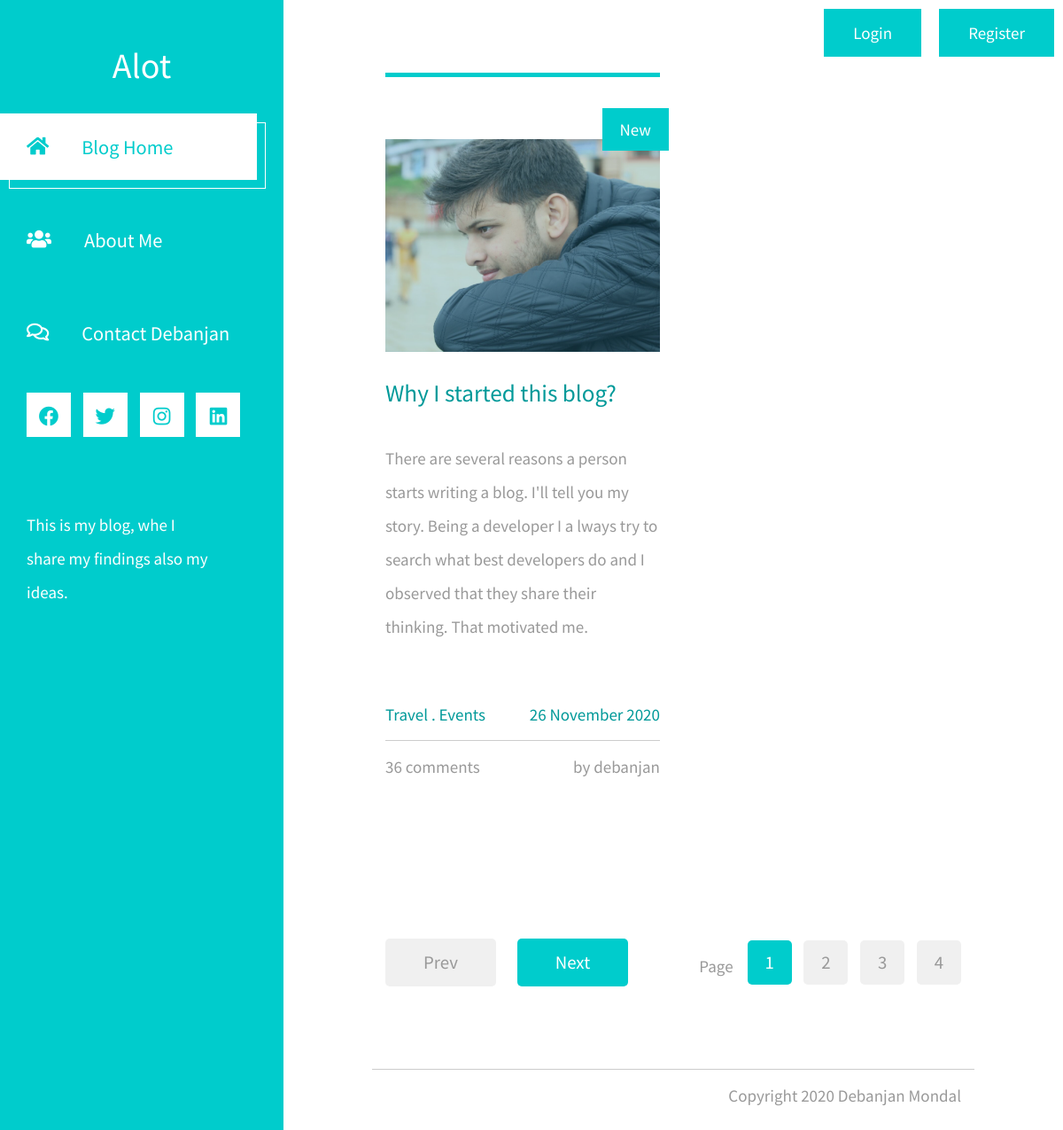
The page / on the database its author committed.
### tables this page shows
CREATE TABLE post (
  id INTEGER PRIMARY KEY AUTOINCREMENT,
  author_id INTEGER NOT NULL,
  created TIMESTAMP NOT NULL DEFAULT CURRENT_TIMESTAMP,
  title TEXT NOT NULL,
  description TEXT NOT NULL,
  body TEXT NOT NULL,
  yturl TEXT,
  FOREIGN KEY (author_id) REFERENCES user (id)
);

CREATE TABLE user (
  id INTEGER PRIMARY KEY AUTOINCREMENT,
  username TEXT UNIQUE NOT NULL,
  password TEXT NOT NULL
);

### alot/blog.py (the view)
@bp.route('/')
def index():
    db = get_db()
    posts = db.execute(
        'SELECT p.id, title,description, body, created, author_id, username'
        ' FROM post p JOIN user u ON p.author_id = u.id'
        ' ORDER BY created DESC'
    ).fetchall()
    return render_template('blog/index.html', posts=posts)

### alot/auth.py (called while the page is built)
@bp.before_app_request
def load_logged_in_user():
    user_id = session.get('user_id')
    if user_id is None:
        g.user = None
    else:
        g.user = get_db().execute(
            'SELECT * FROM user WHERE id = ?', (user_id,)
        ).fetchone()

### alot/db.py (called while the page is built)
def get_db():
    if 'db' not in g:
        g.db = sqlite3.connect(
            current_app.config['DATABASE'],
            detect_types=sqlite3.PARSE_DECLTYPES
        )
        g.db.row_factory = sqlite3.Row
    return g.db

### alot/templates/blog/index.html (shortened to what this page needs)
{% extends 'blog/base_blog.html' %}
{% block content %}
<div class="container-fluid">
    <main class="tm-main">
        <div class="row tm-row">
            {% for post in posts %}
            <article class="col-12 col-md-6 tm-post">
                <hr class="tm-hr-primary">
                <a href="/{{post.id}}/viewpost" class="effect-lily tm-post-link tm-pt-60">
                    <div class="tm-post-link-inner">
                        <img src="/static/uploads/{{post.id}}.jpg" alt="Image" class="img-fluid">
                    </div>
                    <span class="position-absolute tm-new-badge">New</span>
                    <h2 class="tm-pt-30 tm-color-primary tm-post-title">{{ post['title'] }}</h2>
                </a>
                <p class="tm-pt-30">
                    {{ post['description'] }}
                </p>
                <div class="d-flex justify-content-between tm-pt-45">
                    <span class="tm-color-primary">Travel . Events</span>
                    <span class="tm-color-primary">{{ post['created'].strftime('%d %B %Y') }}</span>
                </div>
                <hr>
                <div class="d-flex justify-content-between">
                    <span>36 comments</span>
                    <span>by {{ post['username'] }}</span>
                </div>
            </article>
            {% endfor %}
        </div>
        <div class="row tm-row tm-mt-100 tm-mb-75">
            <div class="tm-prev-next-wrapper">
                <a href="#" class="mb-2 tm-btn tm-btn-primary tm-prev-next disabled tm-mr-20">Prev</a>
                <a href="#" class="mb-2 tm-btn tm-btn-primary tm-prev-next">Next</a>
            </div>
            <div class="tm-paging-wrapper">
                <span class="d-inline-block mr-3">Page</span>
                <nav class="tm-paging-nav d-inline-block">
                    <ul>
                        <li class="tm-paging-item active">
                            <a href="#" class="mb-2 tm-btn tm-paging-link">1</a>
                        </li>
                        <li class="tm-paging-item">
                            <a href="#" class="mb-2 tm-btn tm-paging-link">2</a>
                        </li>
                        <li class="tm-paging-item">
                            <a href="#" class="mb-2 tm-btn tm-paging-link">3</a>
                        </li>
                        <li class="tm-paging-item">
                            <a href="#" class="mb-2 tm-btn tm-paging-link">4</a>
                        </li>
                    </ul>
                </nav>
            </div>
        </div>
        <footer class="row tm-row">
            <hr class="col-12">
            <div class="col-md-6 col-12 tm-color-gray">
            </div>
            <div class="col-md-6 col-12 tm-color-gray tm-copyright">
                Copyright 2020 Debanjan Mondal
            </div>
        </footer>
    </main>
</div>
{% endblock %}

### alot/templates/blog/base_blog.html (shortened to what this page needs)
<!DOCTYPE html>
<head>
    <link rel="stylesheet" href="{{ url_for('static', filename='fontawesome/css/all.min.css') }}">
    <link rel="stylesheet" href="{{ url_for('static', filename='css/bootstrap.min.css') }}">
    <link rel="stylesheet" href="{{ url_for('static', filename='css/templatemo-xtra-blog.css') }}">
</head>
<header class="tm-header" id="tm-header">
    <div class="tm-header-wrapper">
        <div class="tm-site-header">
            <h1 class="text-center">Alot</h1>
        </div>
        <nav class="tm-nav" id="tm-nav">
            <ul>
                <li id="navhome" class="tm-nav-item active"><a href="/" class="tm-nav-link">
                    <i class="fas fa-home"></i>
                    Blog Home
                </a></li>
                <li id="navabout" class="tm-nav-item"><a href="/about" class="tm-nav-link">
                    <i class="fas fa-users"></i>
                    About Me
                </a></li>
                <li id="navcontact" class="tm-nav-item"><a href="/contact" class="tm-nav-link">
                    <i class="far fa-comments"></i>
                    Contact Debanjan
                </a></li>
            </ul>
        </nav>
        <div class="tm-mb-65">
            <a rel="nofollow" href="https://fb.com/templatemo" class="tm-social-link">
                <i class="fab fa-facebook tm-social-icon"></i>
            </a>
            <a href="https://twitter.com" class="tm-social-link">
                <i class="fab fa-twitter tm-social-icon"></i>
            </a>
            <a href="https://instagram.com" class="tm-social-link">
                <i class="fab fa-instagram tm-social-icon"></i>
            </a>
            <a href="https://linkedin.com" class="tm-social-link">
                <i class="fab fa-linkedin tm-social-icon"></i>
            </a>
        </div>
        <p class="tm-mb-80 pr-5 text-white">
            This is my blog, whe I share my findings also my ideas.
        </p>
    </div>
</header>
<section class="content">
    <div class="container-fluid flex-box-2 logbuttons">
        <div class=" row tm-row float-right" >
            {% if g.user %}
            <p class="mb-2 tm-mr-20">Welcome {{ g.user.username }}! </p>
            <a href="{{ url_for('auth.logout') }}" class="mb-2 tm-btn-small tm-btn-primary tm-prev-next tm-mr-20 ">Logout</a>
            {% else %}
            <a href="{{ url_for('auth.login') }}" class="mb-2 tm-btn-small tm-btn-primary tm-prev-next tm-mr-20 ">Login</a>
            <a href="{{ url_for('auth.register') }}" class="mb-2 tm-btn-small tm-btn-primary tm-prev-next">Register</a>
            {% endif %}
        </div>
    </div>
    {% block content %}{% endblock %}
</section>

### alot/static/css/templatemo-xtra-blog.css (style rules this page uses)
.flex-box-2 { display:flex; justify-content: flex-end; float: right; }
p, span { color: #999; }
hr { border-top-color: #CCC; margin-top: 10px; margin-bottom: 10px; }
.logbuttons { margin-top: 10px; margin-right: 10px; }
.tm-header { background-color: #0CC; color: white; position: fixed; top: 0; left: 0; bottom: 0; z-index: 100; width: 400px; overflow-y: visible; }
.tm-header-wrapper { overflow-y: scroll; scrollbar-width: none; -ms-overflow-style: none; padding: 30px; width: 100%; height: 100%; }
.tm-site-header { margin-top: 20px; margin-bottom: 30px; }
.tm-main { margin-left: 400px; padding: 0px 100px 25px; }
.tm-post { max-width: 470px; }
.tm-row { max-width: 980px; justify-content: space-between; }
.tm-nav { margin-bottom: 20px; }
.tm-nav-item { list-style: none; margin-bottom: 30px; }
.tm-nav-link { color: white; background-color: transparent; height: 75px; width: 100%; max-width: 300px; display: flex; align-items: center; font-size: 1.4rem; padding: 30px; }
.tm-nav-item:hover .tm-nav-link, .tm-nav-item.active .tm-nav-link { color: #0CC; background-color: white; text-decoration: none; }
.tm-nav ul { position: relative; }
.tm-nav-item:hover:after, .tm-nav-item.active:after { content: ''; width: 100%; max-width: 300px; height: 75px; display: block; border: 1px solid white; margin-left: 10px; margin-top: -65px; position: absolute; z-index: -1000; }
.tm-nav-link i { margin-right: 37px; }
ul { margin: 0; padding: 0; }
.tm-nav { margin-left: -30px; }
.tm-social-link { display: inline-block; background-color: white; font-size: 1.4rem; width: 50px; height: 50px; text-align: center; padding-top: 8px; margin-right: 15px; margin-bottom: 15px; }
.tm-social-icon { color: #0CC; transition: all 0.3s ease; }
.tm-post-link { display: block; position: relative; cursor: pointer; }
.tm-post-link-inner { overflow: hidden; background: #3085a3; }
.tm-post-link img { position: relative; display: block; min-height: 100%; max-width: 100%; opacity: 0.8; }
.effect-lily img { max-width: none; width: -webkit-calc(100% + 50px); width: calc(100% + 50px); opacity: 0.7; -webkit-transition: opacity 0.35s, -webkit-transform 0.35s; transition: opacity 0.35s, transform 0.35s; -webkit-transform: translate3d(-40px,0, 0); transform: translate3d(-40px,0,0); }
.tm-post { margin-bottom: 75px; }
.tm-new-badge { top: 25px; right: -10px; background-color: #0CC; color: white; padding: 5px 20px; }
.tm-post-title { font-size: 1.7rem; transition: all 0.3s ease; }
.tm-btn { display: inline-block; border-radius: 5px; font-size: 1.3rem; transition: all 0.3s ease; }
.tm-btn-primary { background-color: #0CC; color: white; padding: 8px 43px; border: none; }
.tm-btn-small { padding: 8px 33px; }
.tm-paging-nav ul li { list-style: none; display: inline-block; margin-right: 10px; }
.tm-paging-nav ul li:last-child { margin-right: 0; }
.tm-paging-link { background-color: #F0F0F0; color: #999; width: 50px; height: 50px; display: flex; align-items: center; justify-content: center; }
.tm-paging-item .tm-paging-link:hover, .tm-paging-item.active .tm-paging-link { background-color: #0CC; color: white; }
.tm-btn.disabled { background-color: #F0F0F0; color: #999; cursor: not-allowed; }
.tm-paging-wrapper { display: flex; justify-content: flex-end; align-items: center; }
.tm-prev-next-wrapper, .tm-paging-wrapper { flex: 0 0 50%; max-width: 50%; padding-left: 15px; padding-right: 15px; }
.tm-copyright { text-align: right; }
hr.tm-hr-primary { border-top: 5px solid #0CC; }
.tm-pt-30 { padding-top: 30px; }
.tm-pt-45 { padding-top: 45px; }
.tm-pt-60 { padding-top: 60px; }
.tm-mb-65 { margin-bottom: 65px; }
.tm-mb-75 { margin-bottom: 75px; }
.tm-mb-80 { margin-bottom: 80px; }
.tm-mt-100 { margin-top: 100px; }
.tm-mr-20 { margin-right: 20px; }
.tm-color-primary, span.tm-color-primary { color: #099; }
a.tm-color-gray, .tm-color-gray { color: #999; }
@media (max-width: 1540px) { .tm-header { width: 320px; } }
@media (max-width: 1540px) { .tm-main { margin-left: 320px; width: calc(100% - 320px); } }
@media (max-width: 1288px) { .tm-social-link { margin-right: 10px; } }

### rows shown on the page
post: title "Why I started this blog?", description "There are several reasons a person starts writing a blog. I'll tell you my story. Being a developer I a lways try to search what best developers do and I observed that they share their thinking. That motivated me.", created "26 November 2020", username "debanjan"
